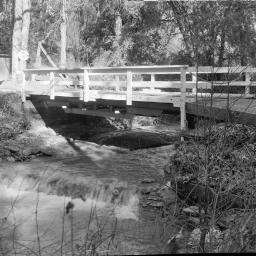
#> input picture MiddleTest/bridge.jpeg, 256 x 256 px, found by its file name
$ python 1_b.py
#> lines starting #> are read from the running program, lines starting #| are printed output that depends on the picture; after the words box and inside, x2 and y2 are one past the last pixel; in counts of white or black regions, pixels touching at a corner belong together
import cv2
import numpy as np
import matplotlib.pyplot as plt
import math

def dividefft(img1):
    f1 = np.fft.fft2(img1)
    #shifted1 = np.fft.fftshift(f1)     #將頻率 (0, 0) 位移至中心

    a = f1.flatten()
    b = np.sort(a)
    size = f1.size
    index = b[int(np.round(3*size/4))]
    index = int(index)
    #print("25% largest",b[index])

    f1 = np.where(f1>b[index],f1,0)#keeping only 1/4 largest coefficients
    #shifted1 = np.fft.fftshift(f1)
    #amp1 = np.abs(shifted1)
    #cv2.imshow('FFT 2D', amp1 / np.max(amp1) * 255)       #頻域表示
    inversed = np.fft.ifft2(f1).real.astype('uint8')      #逆轉換
    #cv2.imshow('INVERSE FFT 2D', inversed)
    return inversed

if (__name__=='__main__'):
    img = cv2.imread('./MiddleTest/bridge.jpeg', cv2.IMREAD_GRAYSCALE)
#> img is the input picture: shape (256, 256); min 0, max 255, mean 114.2
    img1 = img[0:16,0:255]
    img2 = img[16:32,0:255]
    img3 = img[32:48,0:255]
    img4 = img[48:64,0:255]
    img5 = img[64:80,0:255]
    img6 = img[80:96,0:255]
    img7 = img[96:112,0:255]
    img8 = img[112:128,0:255]
    img9 = img[128:144,0:255]
    img10 = img[144:160,0:255]
    img11 = img[160:176,0:255]
    img12 = img[176:192,0:255]
    img13 = img[192:208,0:255]
    img14 = img[208:224,0:255]
    img15 = img[224:240,0:255]
    img16 = img[240:255,0:255]

    inversed1 = dividefft(img1)
#> in dividefft, `index = int(index)`: index = 526
    inversed2 = dividefft(img2)
    inversed3 = dividefft(img3)
    inversed4 = dividefft(img4)
    inversed5 = dividefft(img5)
    inversed6 = dividefft(img6)
    inversed7 = dividefft(img7)
    inversed8 = dividefft(img8)
    inversed9 = dividefft(img9)
    inversed10 = dividefft(img10)
    inversed11 = dividefft(img11)
    inversed12 = dividefft(img12)
    inversed13 = dividefft(img13)
    inversed14 = dividefft(img14)
    inversed15 = dividefft(img15)
    inversed16 = dividefft(img16)
    inversed = img.copy()
    inversed[0:16,0:255] = inversed1
    inversed[16:32,0:255] = inversed2
    inversed[32:48,0:255] = inversed3
    inversed[48:64,0:255] = inversed4
    inversed[64:80,0:255] = inversed5
    inversed[80:96,0:255] = inversed6
    inversed[96:112,0:255] = inversed7
    inversed[112:128,0:255] = inversed8
    inversed[128:144,0:255] = inversed9
    inversed[144:160,0:255] = inversed10
    inversed[160:176,0:255] = inversed11
#> inversed: shape (256, 256); min 0, max 255, mean 113.5
    inversed[176:192,0:255] = inversed12
    inversed[192:208,0:255] = inversed13
    inversed[208:224,0:255] = inversed14
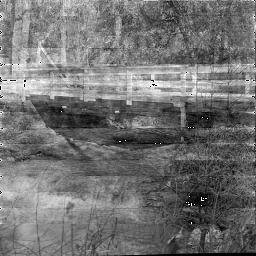
#> inversed: shape (256, 256); min 0, max 255, mean 113.5
    inversed[224:240,0:255] = inversed15
    inversed[240:255,0:255] = inversed16
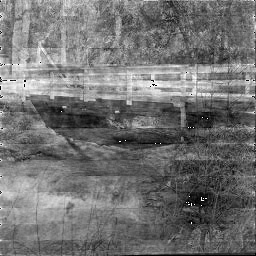
#> inversed: shape (256, 256); min 0, max 255, mean 113.4


    cv2.imshow("img",img)
    # [16 lines of commented-out code are left out]
    cv2.imshow("ImageB",inversed)
    cv2.imwrite("./MiddleTest/ImageB.jpg",inversed)
    cv2.waitKey(0)

$ run again, with MiddleTest/1-a FT Image.jpg copied over MiddleTest/bridge.jpeg
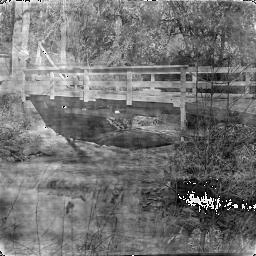
#> input picture MiddleTest/1-a FT Image.jpg, 256 x 256 px, found by its file name
#> img is the input picture: shape (256, 256); min 0, max 255, mean 114.7
#> index = 807
#> `inversed[0:16,0:255] = inversed1`:
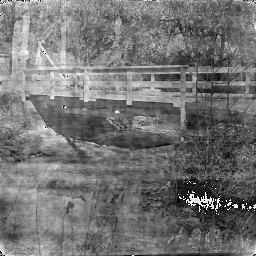
#> inversed: shape (256, 256); 6.06% of pixels changed, all inside (x1, y1, x2, y2) = (0, 0, 255, 16)
#> `inversed[224:240,0:255] = inversed15`:
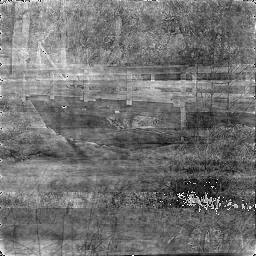
#> inversed: shape (256, 256); min 0, max 255, mean 114.2
